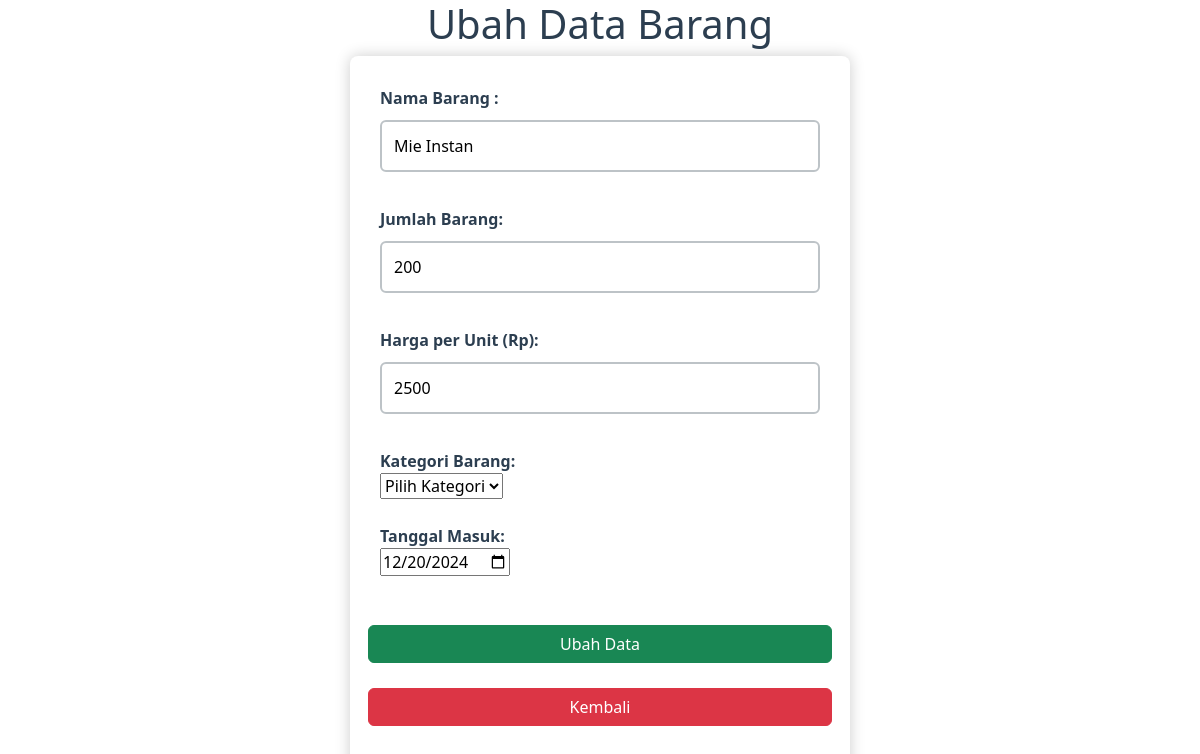
The app's page /edit.php?nama=Mie Instan with its own data.
### tables this page shows
CREATE TABLE `tabel_barang` (
  `nama` varchar(50) NOT NULL,
  `kategori` enum('Elektronik','Pakaian','Makanan','Lainnya') NOT NULL,
  `jumlah` int(10) NOT NULL,
  `harga` int(10) NOT NULL,
  `tanggal_masuk` date NOT NULL
);

### edit.php (the view, shortened to what this page needs)
<?php
include 'koneksi.php';
$sql = "SELECT * FROM tabel_barang WHERE nama='".$_GET['nama']."'";
if($result = mysqli_query($koneksi, $sql)){
	if(mysqli_num_rows($result) > 0){
		while($row = mysqli_fetch_array($result)){
			$nama = $row['nama'];
			$jumlah = $row['jumlah'];
			$harga = $row['harga'];
			$tanggal_masuk = $row['tanggal_masuk'];
		}
	} else{
		echo "No records matching your query were found.";
	}
} else{
	echo "ERROR: Could not able to execute $sql. " . mysqli_error($koneksi);
}
?>
<!DOCTYPE html>
<html>
<head>
  <link rel="stylesheet" type="text/css" href="CSS/add.css">
  <link href="https://cdn.jsdelivr.net/npm/bootstrap@5.2.3/dist/css/bootstrap.min.css" rel="stylesheet">
</head>
<body>
  <h1>Ubah Data Barang</h1>
  <div class="form-container">
    <form name="form" method="post" onsubmit="return validateForm()">
      <div class="row">
        <div class="col-25">
          <label for="nama">Nama Barang :</label>
        </div>
        <div class="col-75">
          <input id="nama" type="text" name="nama" value="<?php echo $nama;?>" readonly required>
        </div>
      </div>
      <div class="row">
        <div class="col-25">
          <label for="jumlah">Jumlah Barang:</label>
        </div>
        <div class="col-75">
          <input id="jumlah" type="number" name="jumlah" value="<?php echo $jumlah;?>" min="1" required>
        </div>
      </div>
      <div class="row">
        <div class="col-25">
          <label for="harga">Harga per Unit (Rp):</label>
        </div>
        <div class="col-75">
          <input id="harga" type="number" name="harga" value="<?php echo $harga;?>" min="100" required>
        </div>
      </div>
      <div class="row">
        <div class="col-25">
          <label for="kategori">Kategori Barang:</label>
        </div>
        <div class="col-75">
          <select id="kategori" name="kategori" required>
            <option value="" disabled selected>Pilih Kategori</option>
          </select>
        </div>
      </div>
      <div class="row">
        <div class="col-25">
          <label for="tanggal_masuk">Tanggal Masuk:</label>
        </div>
        <div class="col-75">
          <input id="tanggal_masuk" type="date" name="tanggal_masuk" value="<?php echo $tanggal_masuk;?>" max="<?php echo date('Y-m-d'); ?>" required>
        </div>
      </div>
      <br>
      <div class="row">
        <button class="btn btn-success" name="TblUpdate" type="submit">Ubah Data</button><br>
      </div>
      <div class="row">
        <a href="index.php" class="btn btn-danger">Kembali</a>
      </div>
    </form>
  </div>
</body>
</html>

### CSS/add.css (style rules this page uses)
body { font-family: 'Roboto', sans-serif; background-color: #ecf0f1; color: #333; margin: 0; padding: 0; }
h1 { text-align: center; color: #2c3e50; margin-top: 20px; }
form { max-width: 500px; margin: 0 auto; background-color: #fff; padding: 30px; border-radius: 8px; box-shadow: 0 0 15px rgba(0, 0, 0, 0.2); }
.row { margin-bottom: 25px; }
.col-25 { width: 30%; }
.col-75 { width: 70%; }
label { font-weight: bold; color: #2c3e50; }
input[type="text"], input[type="number"] { width: 100%; padding: 12px; margin: 10px 0; box-sizing: border-box; border: 2px solid #bdc3c7; border-radius: 6px; transition: border-color 0.3s; }
button { text-align: center; padding: 14px 28px; background-color: #2c3e50; color: #fff; border: none; border-radius: 6px; cursor: pointer; display: block; margin: 0 auto; transition: background-color 0.3s; }
a { text-decoration: none; color: #2c3e50; }

### records on screen
tabel_barang: nama "Mie Instan", jumlah "200", harga "2500", tanggal_masuk "12/20/2024"
